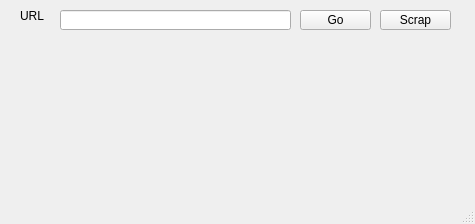
<?xml version="1.0" encoding="UTF-8"?>
<ui version="4.0">
 <class>MainWindow</class>
 <widget class="QMainWindow" name="MainWindow">
  <property name="geometry">
   <rect>
    <x>0</x>
    <y>0</y>
    <width>475</width>
    <height>224</height>
   </rect>
  </property>
  <property name="windowTitle">
   <string>MainWindow</string>
  </property>
  <widget class="QWidget" name="centralwidget">
   <widget class="QPushButton" name="pb">
    <property name="geometry">
     <rect>
      <x>300</x>
      <y>10</y>
      <width>71</width>
      <height>20</height>
     </rect>
    </property>
    <property name="text">
     <string>Go</string>
    </property>
   </widget>
   <widget class="QLineEdit" name="le">
    <property name="geometry">
     <rect>
      <x>60</x>
      <y>10</y>
      <width>231</width>
      <height>20</height>
     </rect>
    </property>
   </widget>
   <widget class="QLabel" name="lbl">
    <property name="geometry">
     <rect>
      <x>20</x>
      <y>10</y>
      <width>56</width>
      <height>12</height>
     </rect>
    </property>
    <property name="text">
     <string>URL</string>
    </property>
   </widget>
   <widget class="QPushButton" name="pb_scrap">
    <property name="geometry">
     <rect>
      <x>380</x>
      <y>10</y>
      <width>71</width>
      <height>20</height>
     </rect>
    </property>
    <property name="text">
     <string>Scrap</string>
    </property>
   </widget>
  </widget>
  <widget class="QMenuBar" name="menubar">
   <property name="geometry">
    <rect>
     <x>0</x>
     <y>0</y>
     <width>475</width>
     <height>26</height>
    </rect>
   </property>
  </widget>
  <widget class="QStatusBar" name="statusbar"/>
 </widget>
 <resources/>
 <connections/>
</ui>
